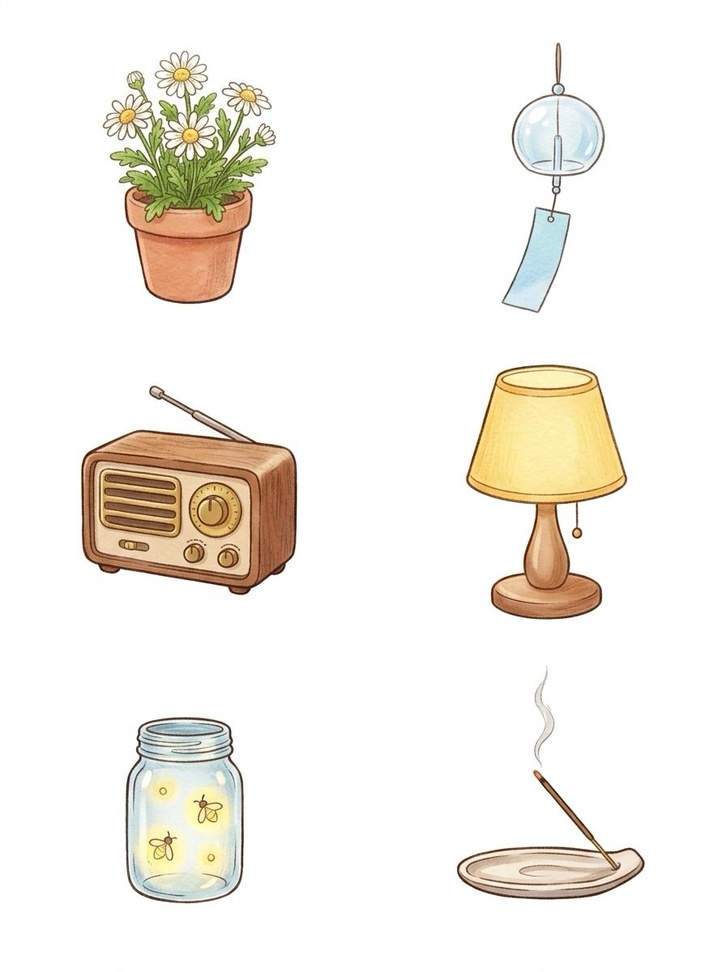
#> input picture src/props.jpg, 726 x 972 px, shrunk from 896 x 1200 before the run, found by its file name
$ python cut_props.py ../src/props.jpg
#> lines starting #> are read from the running program, lines starting #| are printed output that depends on the picture; after the words box and inside, x2 and y2 are one past the last pixel; in counts of white or black regions, pixels touching at a corner belong together
"""Cut the 6 props of src/props.jpg (white background) into transparent PNGs in assets/."""
import cv2, numpy as np, sys
from PIL import Image
G = sys.argv[1]
img = cv2.imread(f'{G}/src/props.jpg')
#> img is the input picture: shape (972, 726, 3); mean B, G, R 234.5, 240.9, 244.7
h, w = img.shape[:2]
#> h = 972; w = 726
bg = np.median(np.concatenate([img[:5].reshape(-1,3), img[-5:].reshape(-1,3)]), axis=0)
#> bg = [255, 255, 255]
dist = np.linalg.norm(img.astype(float) - bg, axis=2)
near = (dist < 18).astype(np.uint8)
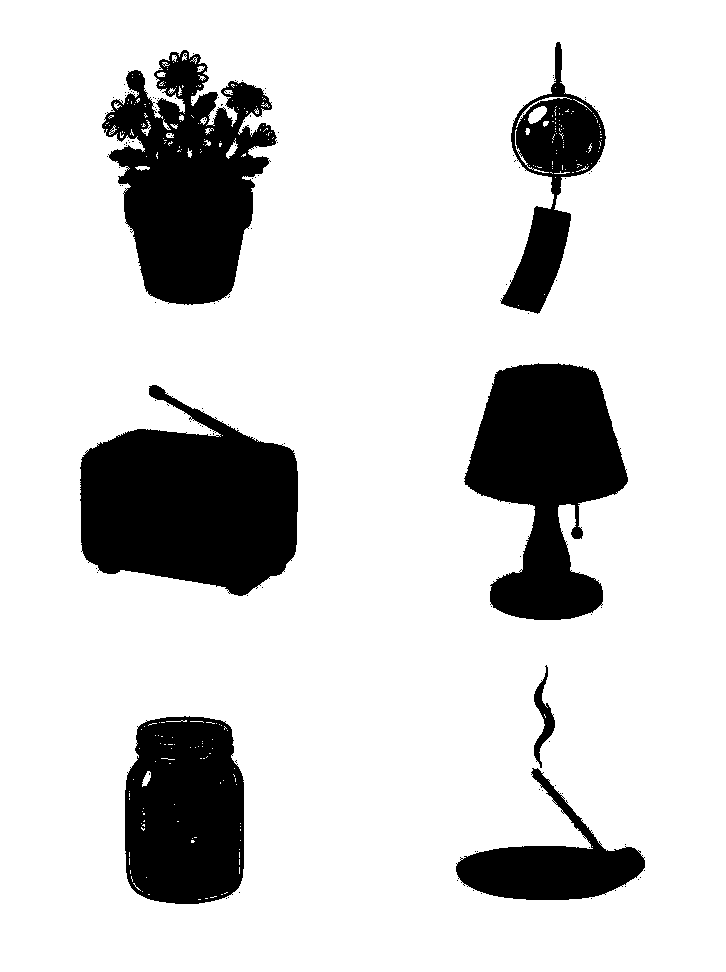
#> near: shape (972, 726); values 0 (black) and 1 (white), 82.6% white; 121 black regions (114 under 20 px), largest, box (x1, y1, x2, y2) and area: (80, 385, 298, 596) 31137, (102, 50, 277, 305) 26426, (464, 363, 628, 620) 25307
# background = near-bg pixels connected to the border
n, lab = cv2.connectedComponents(near, connectivity=4)
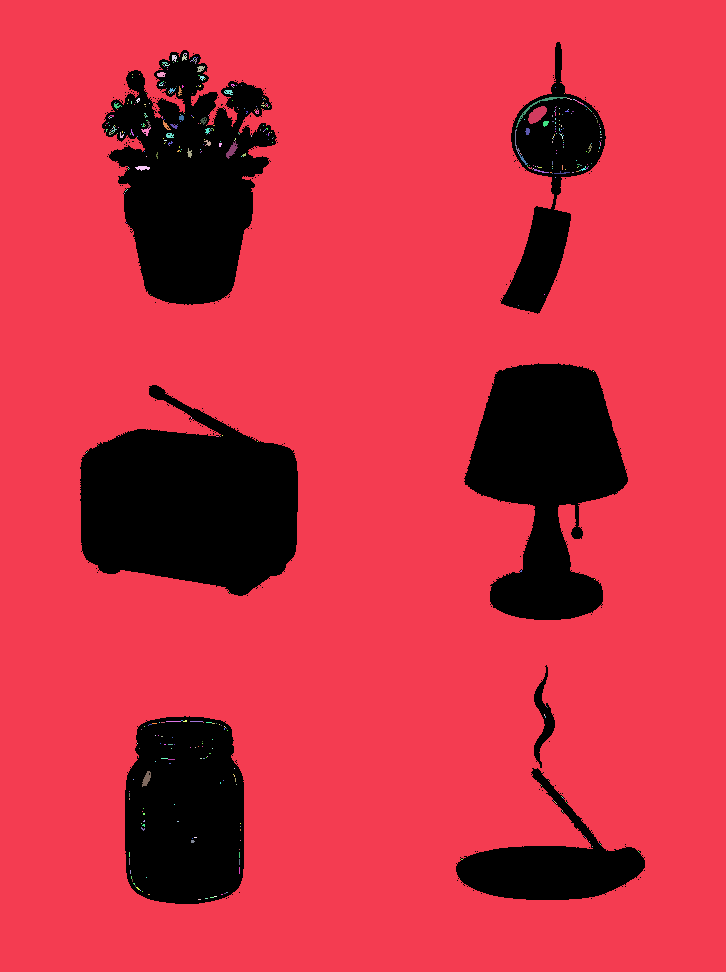
#> lab: shape (972, 726) int32; 480 distinct labels, from 0 to 479; one colour per label, 0 black
#> n = 480
border = set(np.unique(np.concatenate([lab[0], lab[-1], lab[:, 0], lab[:, -1]]))) - {0}
#> border = 1 item
bgmask = np.isin(lab, list(border))
#> bgmask: shape (972, 726) bool; 82.3% white; 111 black regions (104 under 20 px), largest, box (x1, y1, x2, y2) and area: (80, 385, 298, 596) 31150, (102, 50, 277, 305) 27443, (464, 363, 628, 620) 25314
fg = (~bgmask).astype(np.uint8)
fg = cv2.morphologyEx(fg, cv2.MORPH_OPEN, np.ones((3, 3), np.uint8))
#> fg: shape (972, 726); values 0 (black) and 1 (white), 17.6% white; 8 white regions, largest, box (x1, y1, x2, y2) and area: (81, 385, 298, 596) 31063, (102, 50, 276, 304) 27264, (465, 364, 628, 620) 25120
# soft edge: alpha from distance to bg near the border of the mask
alpha = fg.astype(float)
edge = cv2.dilate(fg, np.ones((5, 5), np.uint8)) - cv2.erode(fg, np.ones((5, 5), np.uint8))
#> edge: shape (972, 726); values 0 (black) and 1 (white), 3.6% white; 7 white regions, largest, box (x1, y1, x2, y2) and area: (100, 48, 278, 306) 6856, (463, 362, 630, 622) 4436, (79, 383, 300, 598) 4082
soft = np.clip((dist - 6) / 30, 0, 1)
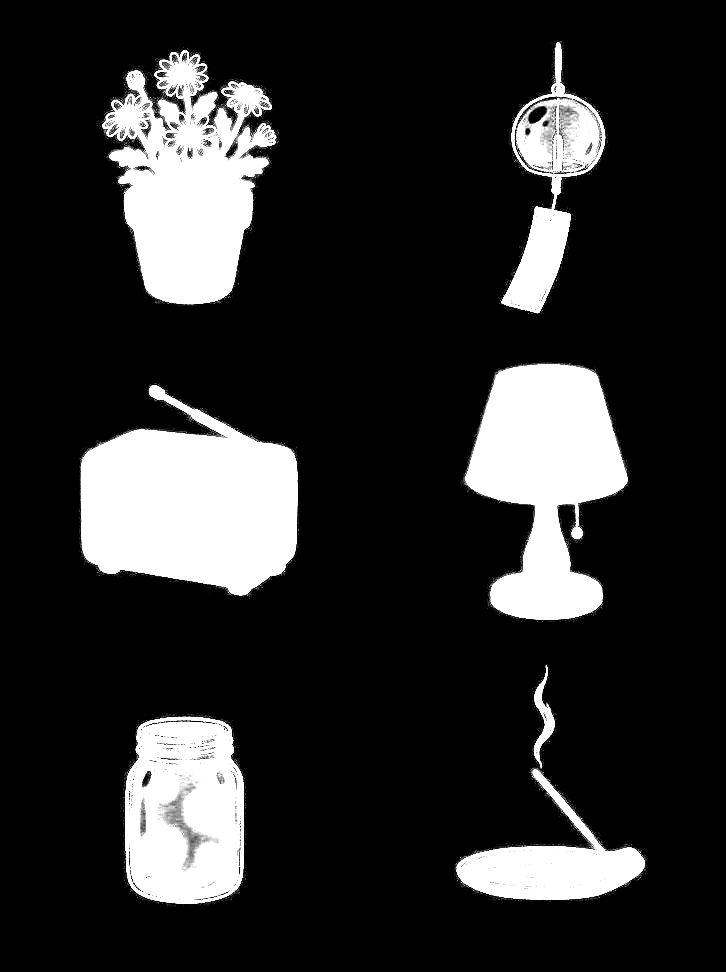
#> soft: shape (972, 726) float64; min 0, max 1, mean 0.173
alpha = np.where(edge > 0, np.maximum(alpha * soft, 0), alpha)
alpha = (alpha * 255).astype(np.uint8)
names = [['plant', 'chime'], ['radio', 'lamp'], ['jar', 'incense']]
rgba = np.dstack([cv2.cvtColor(img, cv2.COLOR_BGR2RGB), alpha])
for r in range(3):
    for c in range(2):
        y0, y1 = r * h // 3, (r + 1) * h // 3
        x0, x1 = c * w // 2, (c + 1) * w // 2
        a = alpha[y0:y1, x0:x1]
        ys, xs = np.where(a > 20)
        cy0, cy1, cx0, cx1 = ys.min(), ys.max() + 1, xs.min(), xs.max() + 1
        crop = rgba[y0 + cy0:y0 + cy1, x0 + cx0:x0 + cx1]
        Image.fromarray(crop).save(f'{G}/assets/{names[r][c]}.png')
        print(names[r][c], crop.shape[1], 'x', crop.shape[0])
#> this loop made 3 passes
#> pass 1, `Image.fromarray(crop).save(f'{G}/assets/{names[r][c]}.png')`:
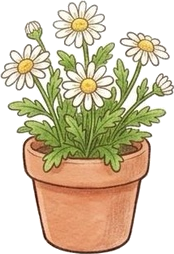
#> saved as plant.png: PIL image 174x254 RGBA; mean R, G, B, A 211.8, 198, 171.1, 155.8; transparent parts drawn white
#> pass 1, `Image.fromarray(crop).save(f'{G}/assets/{names[r][c]}.png')`:
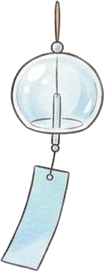
#> saved as chime.png: PIL image 105x271 RGBA; mean R, G, B, A 233.6, 238.7, 239.7, 98.4; transparent parts drawn white
#> after the loop:
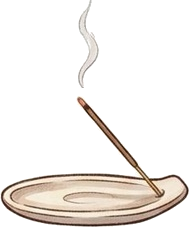
#> crop: shape (227, 189, 4); mean R, G, B, A 241.3, 237, 232.8, 58; transparent parts drawn white
# the painted smoke above the incense stick is animated in code: drop it
inc = Image.open(f'{G}/assets/incense.png'); inc.crop((0, 114, inc.width, inc.height)).save(f'{G}/assets/incense.png')
#> after `inc = Image.open(f'{G}/assets/incense.png')`:
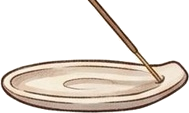
#> saved as incense.png: PIL image 189x113 RGBA; mean R, G, B, A 229.7, 221.5, 213.6, 106; transparent parts drawn white
print('incense cropped', Image.open(f'{G}/assets/incense.png').size)
#| incense cropped (189, 113)

$ run again, with src/animals.jpg copied over src/props.jpg
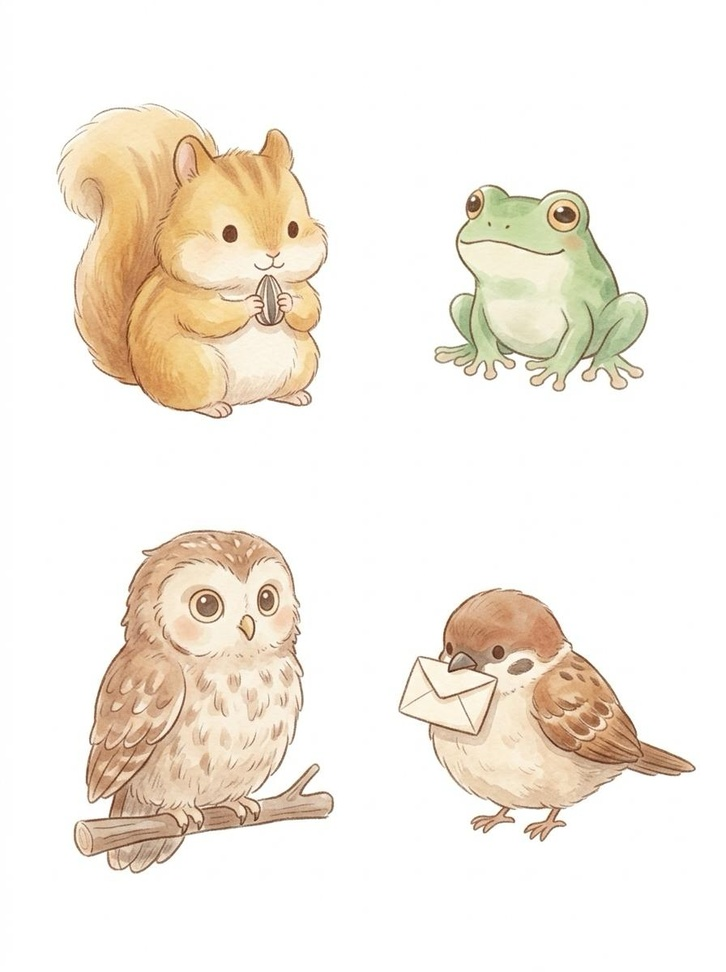
#> input picture src/animals.jpg, 726 x 972 px, shrunk from 896 x 1200 before the run, found by its file name
#> img is the input picture: shape (972, 726, 3); mean B, G, R 228.2, 237.8, 244.8
#> bg = [255, 255, 255]
#> near: shape (972, 726); values 0 (black) and 1 (white), 72.6% white; 78 black regions (74 under 20 px), largest, box (x1, y1, x2, y2) and area: (55, 103, 329, 421) 65582, (73, 529, 335, 875) 59241, (398, 587, 696, 842) 38570, (433, 184, 649, 392) 29679
#> `n, lab = cv2.connectedComponents(near, connectivity=4)`:
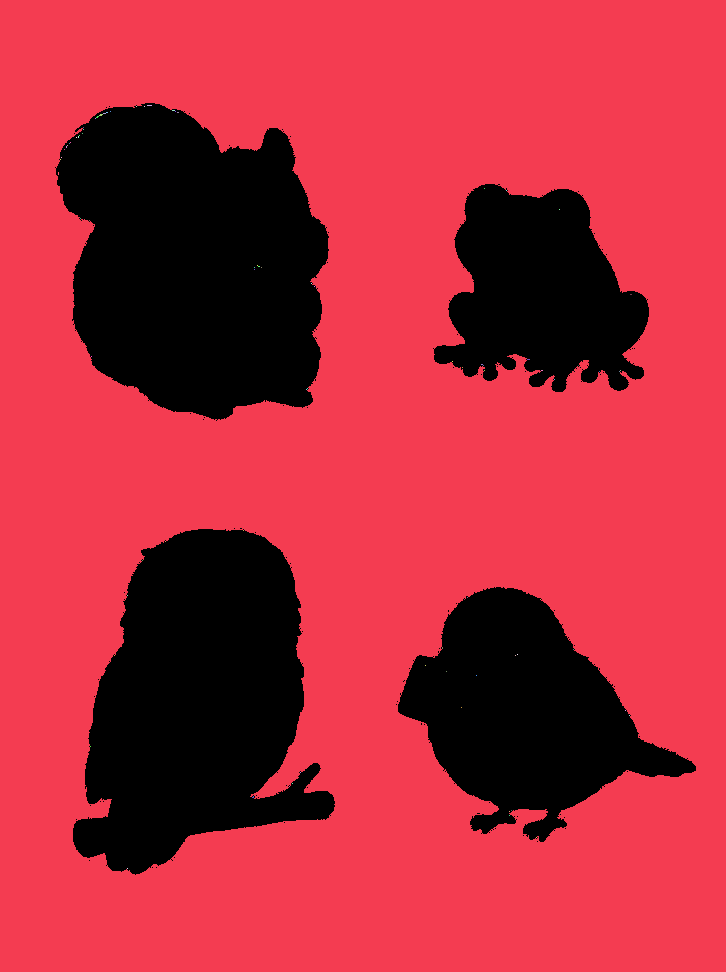
#> lab: shape (972, 726) int32; 84 distinct labels, from 0 to 83; one colour per label, 0 black
#> n = 84
#> border = 1 item
#> bgmask: shape (972, 726) bool; 72.6% white; 78 black regions (74 under 20 px), largest, box (x1, y1, x2, y2) and area: (55, 103, 329, 421) 65643, (73, 529, 335, 875) 59254, (398, 587, 696, 842) 38588, (433, 184, 649, 392) 29700
#> edge: shape (972, 726); values 0 (black) and 1 (white), 3.1% white; 4 white regions, box (x1, y1, x2, y2) and area: (71, 527, 337, 876) 6256, (54, 101, 330, 421) 5443, (396, 585, 698, 844) 5329, (432, 182, 651, 394) 5180
#> `inc = Image.open(f'{G}/assets/incense.png')`:
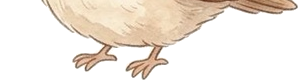
#> saved as incense.png: PIL image 298x80 RGBA; mean R, G, B, A 240.8, 231.8, 221.8, 94.1; transparent parts drawn white
#| incense cropped (298, 80)
